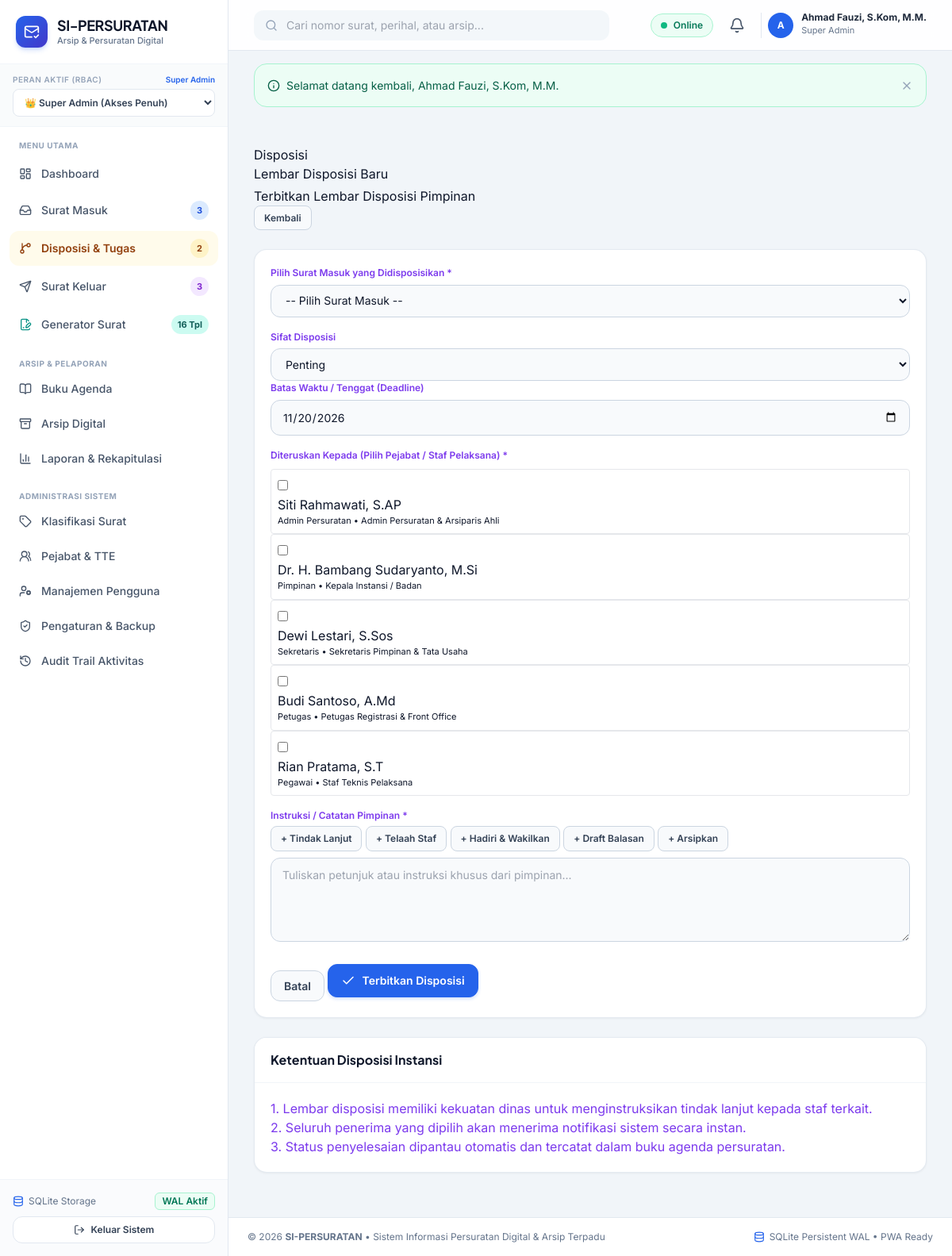
Page /public/disposisi/buat.php (signed in) on the committed database.
### tables this page shows
CREATE TABLE roles (
    id INTEGER PRIMARY KEY AUTOINCREMENT,
    name TEXT NOT NULL,
    slug TEXT NOT NULL UNIQUE,
    description TEXT,
    created_at DATETIME DEFAULT CURRENT_TIMESTAMP
);

CREATE TABLE users (
    id INTEGER PRIMARY KEY AUTOINCREMENT,
    username TEXT NOT NULL UNIQUE,
    email TEXT NOT NULL UNIQUE,
    password_hash TEXT NOT NULL,
    full_name TEXT NOT NULL,
    nip TEXT,
    jabatan TEXT,
    phone TEXT,
    role_id INTEGER NOT NULL,
    avatar TEXT,
    is_active INTEGER NOT NULL DEFAULT 1,
    created_at DATETIME DEFAULT CURRENT_TIMESTAMP,
    updated_at DATETIME DEFAULT CURRENT_TIMESTAMP,
    deleted_at DATETIME DEFAULT NULL,
    FOREIGN KEY (role_id) REFERENCES roles (id) ON DELETE RESTRICT
);

### public/disposisi/buat.php (the view, shortened to what the rows shown need)
<?php
require_once __DIR__ . '/../../config/app.php';
if (!Auth::check() || !Auth::can('disposisi.create')) {
    Flash::set('danger', 'Hanya Pimpinan atau pejabat yang berwenang memberikan lembar disposisi.');
    redirect('disposisi/');
}
$suratId = (int)($_GET['surat_id'] ?? 0);
$users = User::getAll();
require_once APP_PATH . '/views/layouts/header.php';
?>
<div class="row g-4">
    <div class="col-12 col-lg-8">
        <div class="card border-0 shadow-sm rounded-3">
            <div class="card-body p-4">
                <form action="<?= url('disposisi/buat.php' . ($suratId ? '?surat_id=' . $suratId : '')) ?>" method="POST" id="formDisposisi">
                    <div class="mb-4">
                        <div class="row g-2">
                            <?php foreach ($users as $u): ?>
                                <?php if ($u['id'] !== Auth::id()): ?>
                                    <div class="col-12 col-sm-6">
                                        <div class="p-2 border rounded bg-white d-flex align-items-center gap-2">
                                            <input type="checkbox" name="penerima_user_ids[]" value="<?= $u['id'] ?>" id="user_<?= $u['id'] ?>" class="form-check-input">
                                            <label for="user_<?= $u['id'] ?>" class="form-check-label small" style="cursor: pointer;">
                                                <div class="fw-semibold text-dark"><?= htmlspecialchars($u['full_name']) ?></div>
                                                <div class="text-muted" style="font-size:11px;"><?= htmlspecialchars($u['role_name'] . ($u['jabatan'] ? ' • ' . $u['jabatan'] : '')) ?></div>
                                            </label>
                                        </div>
                                    </div>
                                <?php endif; ?>
                            <?php endforeach; ?>
                        </div>
                    </div>
                </form>
            </div>
        </div>
    </div>
</div>
<?php require_once APP_PATH . '/views/layouts/footer.php'; ?>

### app/views/layouts/header.php (shortened to what the rows shown need)
<!DOCTYPE html>
<html lang="id">
<head>
    <script src="https://cdn.tailwindcss.com"></script>
</head>
<body class="antialiased selection:bg-blue-100 selection:text-blue-900">
<div class="min-h-screen flex flex-col lg:flex-row">
    <?php require_once APP_PATH . '/views/layouts/sidebar.php'; ?>
    <div class="flex-1 flex flex-col min-w-0 pb-20 lg:pb-0">
        <header class="sticky top-0 z-30 bg-white/90 backdrop-blur-md border-b border-slate-200 px-4 lg:px-8 h-16 flex items-center justify-between gap-4">
            <div class="flex items-center gap-2 sm:gap-3">
                <div class="relative">
                    <button onclick="toggleDropdown('user-menu')" class="flex items-center gap-2.5 pl-2 border-l border-slate-200 hover:opacity-90 transition">
                        <div class="w-8 h-8 rounded-full bg-blue-600 text-white font-bold text-xs flex items-center justify-center shadow-xs">
                            <?= strtoupper(substr($currentUser['full_name'] ?? 'U', 0, 1)) ?>
                        </div>
                        <div class="hidden md:block text-left">
                            <p class="text-xs font-bold text-slate-800 leading-none"><?= htmlspecialchars($currentUser['full_name'] ?? 'User') ?></p>
                            <p class="text-[11px] text-slate-500 mt-0.5"><?= htmlspecialchars($currentUser['role_name'] ?? 'Role') ?></p>
                        </div>
                    </button>
                </div>
            </div>
        </header>
        <main class="flex-1 p-4 lg:p-8 max-w-7xl w-full mx-auto space-y-6">

### app/views/layouts/sidebar.php (shortened to what the rows shown need)
<?php
$currentUser = Auth::user();
$currentRoleSlug = $currentUser['role_slug'] ?? 'superadmin';
?>
<aside id="sidebar" class="fixed lg:sticky top-0 left-0 z-50 h-screen w-72 bg-white border-r border-slate-200 flex flex-col transition-transform duration-300 -translate-x-full lg:translate-x-0 shrink-0">
  <div class="p-5 border-b border-slate-100 flex items-center justify-between">
    <a href="<?= url('dashboard.php') ?>" class="flex items-center gap-3 group text-decoration-none">
      <div>
        <h1 class="font-display font-bold text-slate-900 text-lg leading-tight tracking-tight">SI-PERSURATAN</h1>
      </div>
    </a>
  </div>
  <div class="px-4 py-3 bg-slate-50/80 border-b border-slate-100">
    <div class="flex items-center justify-between mb-1">
      <label class="text-[10px] font-semibold uppercase tracking-wider text-slate-400 block">Peran Aktif (RBAC)</label>
      <span class="text-[10px] text-blue-600 font-semibold"><?= htmlspecialchars($currentUser['role_name'] ?? 'User') ?></span>
    </div>
    <div class="relative">
      <select onchange="window.location.href='<?= url('switch_role.php?role=') ?>' + this.value" class="w-full text-xs font-semibold bg-white border border-slate-200 rounded-lg px-2.5 py-2 text-slate-700 focus:outline-none focus:ring-2 focus:ring-blue-500/20 focus:border-blue-600 cursor-pointer">
        <option value="superadmin" <?= $currentRoleSlug === 'superadmin' ? 'selected' : '' ?>>👑 Super Admin (Akses Penuh)</option>
      </select>
    </div>
  </div>
</aside>

### rows in the picture
roles: name "Super Admin", slug "👑 Super Admin (Akses Penuh)"
users: full_name "A", full_name "Ahmad Fauzi, S.Kom, M.M."
users: full_name "Siti Rahmawati, S.AP", role+jabatan "Admin Persuratan • Admin Persuratan & Arsiparis Ahli"
users: full_name "Dr. H. Bambang Sudaryanto, M.Si", role+jabatan "Pimpinan • Kepala Instansi / Badan"
users: full_name "Dewi Lestari, S.Sos", role+jabatan "Sekretaris • Sekretaris Pimpinan & Tata Usaha"
users: full_name "Budi Santoso, A.Md", role+jabatan "Petugas • Petugas Registrasi & Front Office"
users: full_name "Rian Pratama, S.T", role+jabatan "Pegawai • Staf Teknis Pelaksana"

### other values in the picture
$badgeSm "3"
$badgeDisp "2"
$badgeSk "3"
$msg['message'] "Selamat datang kembali, Ahmad Fauzi, S.Kom, M.M."
